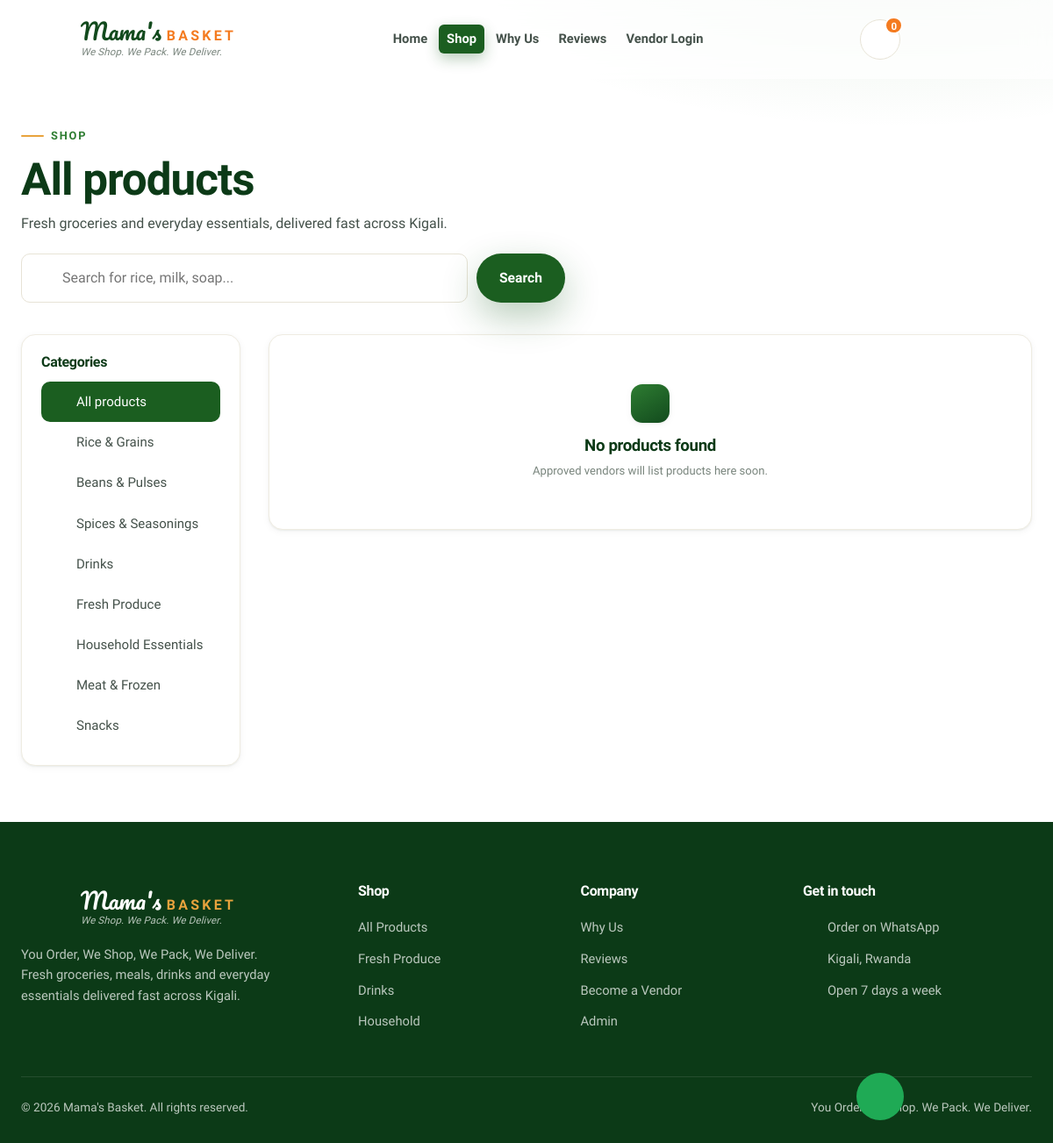
The page /shop.php on the database its author committed.
### tables this page shows
CREATE TABLE IF NOT EXISTS categories (
    id        INT AUTO_INCREMENT PRIMARY KEY,
    name      VARCHAR(120) NOT NULL,
    slug      VARCHAR(140) NOT NULL UNIQUE,
    icon      VARCHAR(80)  DEFAULT NULL,  
    sort_order INT DEFAULT 0
);

### includes/db.php (called while the page is built, shortened)
<?php
function db(): PDO
{
    static $pdo = null;
    if ($pdo instanceof PDO) {
        return $pdo;
    }
    $dsn = 'mysql:host=' . DB_HOST . ';dbname=' . DB_NAME . ';charset=utf8mb4';
    $options = [
        PDO::ATTR_ERRMODE            => PDO::ERRMODE_EXCEPTION,
        PDO::ATTR_DEFAULT_FETCH_MODE => PDO::FETCH_ASSOC,
        PDO::ATTR_EMULATE_PREPARES   => false,
    ];
    try {
        $pdo = new PDO($dsn, DB_USER, DB_PASS, $options);
    } catch (PDOException $e) {
        http_response_code(500);
        exit('Database connection failed. Please try again later.');
    }
    return $pdo;
}

### shop.php (the view, shortened to what this page needs)
<?php
require_once __DIR__ . '/includes/functions.php';
$active = 'shop';
$catSlug = isset($_GET['cat']) ? trim($_GET['cat']) : '';
$q       = isset($_GET['q']) ? trim($_GET['q']) : '';
$categories = [];
$products = [];
$activeCat = null;
try {
    $categories = db()->query("SELECT * FROM categories ORDER BY sort_order, name")->fetchAll();
    $sql = "SELECT p.*, v.shop_name, c.name AS category_name, c.slug AS category_slug
            FROM products p
            JOIN vendors v ON v.id = p.vendor_id AND v.status='approved'
            LEFT JOIN categories c ON c.id = p.category_id
            WHERE 1=1";
    $params = [];
    $sql .= " ORDER BY p.in_stock DESC, p.created_at DESC";
    $stmt = db()->prepare($sql);
    $stmt->execute($params);
    $products = $stmt->fetchAll();
} catch (Throwable $e) {  }
require __DIR__ . '/includes/header.php';
?>
<section class="shop-hero">
    <div class="container">
        <span class="eyebrow">Shop</span>
        <h1><?= $activeCat ? e($activeCat['name']) : 'All products' ?></h1>
        <p>Fresh groceries and everyday essentials, delivered fast across Kigali.</p>
        <form class="shop-search" method="get" action="/shop.php">
            <span class="si"><?= icon('search', 'icon', 20) ?></span>
            <input class="input" type="search" name="q" value="<?= e($q) ?>" placeholder="Search for rice, milk, soap...">
            <button class="btn btn-green" type="submit">Search</button>
        </form>
    </div>
</section>
<section class="section-sm" style="padding-top:28px">
    <div class="container shop-layout">
        <aside class="shop-side">
            <h4>Categories</h4>
            <ul class="cat-list">
                <li><a href="/shop.php" class="<?= $catSlug === '' ? 'active' : '' ?>"><?= icon('grid', 'icon', 18) ?> All products</a></li>
                <?php foreach ($categories as $c): ?>
                <li><a href="/shop.php?cat=<?= e($c['slug']) ?>" class="<?= $catSlug === $c['slug'] ? 'active' : '' ?>"><?= icon($c['icon'] ?: 'box', 'icon', 18) ?> <?= e($c['name']) ?></a></li>
                <?php endforeach; ?>
            </ul>
        </aside>
        <div class="shop-main">
            <?php if ($products): ?>
            <div class="shop-count"><?= count($products) ?> product<?= count($products) === 1 ? '' : 's' ?><?= $q ? ' for "' . e($q) . '"' : '' ?></div>
            <div class="product-grid shop-grid">
                <?php foreach ($products as $i => $p): ?>
                <article class="product-card reveal" data-delay="<?= ($i % 4) * 50 ?>">
                    <a class="product-thumb" href="/product.php?id=<?= (int)$p['id'] ?>">
                        <?php if ($p['image_url']): ?>
                            <img src="<?= e(asset($p['image_url'])) ?>" alt="<?= e($p['name']) ?>" loading="lazy">
                        <?php else: ?><span class="ph"><?= icon('image', 'icon', 54) ?></span><?php endif; ?>
                        <?php if ($p['category_name']): ?><span class="product-tag"><?= e($p['category_name']) ?></span><?php endif; ?>
                    </a>
                    <div class="product-body">
                        <span class="product-vendor"><?= icon('tag', 'icon', 13) ?> <?= e($p['shop_name']) ?></span>
                        <a class="product-name" href="/product.php?id=<?= (int)$p['id'] ?>"><?= e($p['name']) ?></a>
                        <div class="product-foot">
                            <span class="product-price"><?= money($p['price']) ?> <?php if ($p['unit']): ?><small><?= e($p['unit']) ?></small><?php endif; ?></span>
                            <?php if ($p['in_stock']): ?>
                                <button class="add-btn" data-add="<?= (int)$p['id'] ?>" aria-label="Add to cart"><?= icon('plus', 'icon', 20) ?></button>
                            <?php else: ?>
                                <span class="out-stock">Sold out</span>
                            <?php endif; ?>
                        </div>
                    </div>
                </article>
                <?php endforeach; ?>
            </div>
            <?php else: ?>
            <div class="panel" style="padding:56px;text-align:center">
                <span class="brand-mark" style="margin:0 auto 16px"><?= icon('search') ?></span>
                <h3 style="color:var(--green-900);margin-bottom:8px">No products found</h3>
                <p class="hint"><?= $q || $catSlug ? 'Try another search or category.' : 'Approved vendors will list products here soon.' ?></p>
            </div>
            <?php endif; ?>
        </div>
    </div>
</section>
<?php require __DIR__ . '/includes/footer.php'; ?>

### includes/header.php (shortened to what this page needs)
<?php
require_once __DIR__ . '/functions.php';
$active    = $active ?? '';
?>
<!DOCTYPE html>
<html lang="en">
<head>
    <link rel="stylesheet" href="/css/style.css">
</head>
<body>
<header class="nav" id="nav">
    <div class="container">
        <a href="/index.php" class="brand" aria-label="Mama's Basket home">
            <span class="brand-ico"><?= icon('basket', 'icon', 56) ?></span>
            <span class="brand-text">
                <span class="brand-name"><span class="ms">Mama's</span><span class="bk">Basket</span></span>
                <span class="brand-tag">We Shop. We Pack. We Deliver.</span>
            </span>
        </a>
        <nav class="nav-links" id="navLinks">
            <a href="/index.php" class="<?= $active === 'home' ? 'active' : '' ?>">Home</a>
            <a href="/shop.php" class="<?= $active === 'shop' ? 'active' : '' ?>">Shop</a>
            <a href="/index.php#why" class="<?= $active === 'why' ? 'active' : '' ?>">Why Us</a>
            <a href="/index.php#reviews">Reviews</a>
            <a href="/vendor/login.php">Vendor Login</a>
        </nav>
        <div class="nav-actions">
            <a href="/cart.php" class="cart-btn" aria-label="View cart">
                <?= icon('cart', 'icon', 22) ?>
                <span class="cart-badge" id="cartBadge"><?= cart_count() ?></span>
            </a>
        </div>
    </div>
</header>

### includes/functions.php (shortened to what this page needs)
<?php
require_once __DIR__ . '/db.php';
function e(?string $v): string
{
    return htmlspecialchars($v ?? '', ENT_QUOTES, 'UTF-8');
}
function cart_items(): array
{
    return $_SESSION['cart'] ?? [];
}
function cart_count(): int
{
    return array_sum(cart_items());
}
function whatsapp_link(string $message): string
{
    return 'https://wa.me/' . WHATSAPP_NUMBER . '?text=' . rawurlencode($message);
}
function icon(string $name, string $class = 'icon', int $size = 24): string
{
    $body = $paths[$name] ?? $paths['box'];
    return '<svg class="' . e($class) . '" width="' . $size . '" height="' . $size . '" '
        . 'viewBox="0 0 24 24" fill="none" stroke="currentColor" stroke-width="1.8" '
        . 'stroke-linecap="round" stroke-linejoin="round" aria-hidden="true">' . $body . '</svg>';
}

### includes/footer.php (shortened to what this page needs)
<footer class="footer">
    <div class="container">
        <div class="footer-grid">
            <div>
                <a href="/index.php" class="brand on-dark">
                    <span class="brand-ico"><?= icon('basket', 'icon', 54) ?></span>
                    <span class="brand-text">
                        <span class="brand-name"><span class="ms">Mama's</span><span class="bk">Basket</span></span>
                        <span class="brand-tag">We Shop. We Pack. We Deliver.</span>
                    </span>
                </a>
                <p>You Order, We Shop, We Pack, We Deliver. Fresh groceries, meals, drinks and everyday essentials delivered fast across Kigali.</p>
            </div>
            <div>
                <h4>Shop</h4>
                <ul class="footer-links">
                    <li><a href="/shop.php">All Products</a></li>
                    <li><a href="/shop.php?cat=fresh-produce">Fresh Produce</a></li>
                    <li><a href="/shop.php?cat=drinks">Drinks</a></li>
                    <li><a href="/shop.php?cat=household">Household</a></li>
                </ul>
            </div>
            <div>
                <h4>Company</h4>
                <ul class="footer-links">
                    <li><a href="/index.php#why">Why Us</a></li>
                    <li><a href="/index.php#reviews">Reviews</a></li>
                    <li><a href="/vendor/login.php">Become a Vendor</a></li>
                    <li><a href="/admin/login.php">Admin</a></li>
                </ul>
            </div>
            <div>
                <h4>Get in touch</h4>
                <ul class="footer-contact">
                    <li><?= icon('whatsapp', 'icon', 18) ?> <a href="<?= e(whatsapp_link('Hello Mama\'s Basket')) ?>" target="_blank" rel="noopener">Order on WhatsApp</a></li>
                    <li><?= icon('pin', 'icon', 18) ?> Kigali, Rwanda</li>
                    <li><?= icon('clock', 'icon', 18) ?> Open 7 days a week</li>
                </ul>
            </div>
        </div>
        <div class="footer-bottom">
            <span>&copy; <?= date('Y') ?> Mama's Basket. All rights reserved.</span>
            <span>You Order. We Shop. We Pack. We Deliver.</span>
        </div>
    </div>
</footer>
<a href="<?= e(whatsapp_link('Hello Mama\'s Basket, I would like to place an order.')) ?>" class="wa-float" target="_blank" rel="noopener" aria-label="Order on WhatsApp">
    <?= icon('whatsapp', 'icon', 28) ?>
</a>
</body>
</html>

### rows shown on the page
categories: name "Rice & Grains"
categories: name "Beans & Pulses"
categories: name "Spices & Seasonings"
categories: name "Drinks"
categories: name "Fresh Produce"
categories: name "Household Essentials"
categories: name "Meat & Frozen"
categories: name "Snacks"

### other values the page prints
cart_count() "0"
